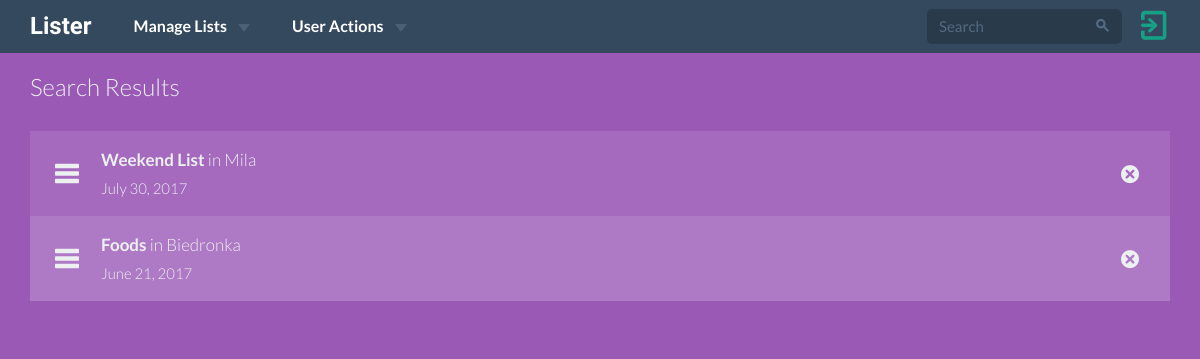
Page /lists/search/ (signed in) on the committed database.
### lists/models.py (models this page shows, shortened)
class ShoppingList(models.Model):
    name = models.CharField(max_length=15)
    user = models.ForeignKey(User, on_delete=models.CASCADE)
    shop = models.CharField(max_length=15)
    date = models.DateField()
    timestamp = models.DateTimeField(auto_now_add=True, auto_now=False)
    archived = models.BooleanField(default=False)
    class Meta:
        ordering = ['-date']

### lists/views.py (the view)
class ShoppingListsSearchView(LoginRequiredMixin, ListView):
    login_url = '/'
    redirect_field_name = 'redirect_to'
    template_name = 'lists/shopping_lists_search.html'
    context_object_name = 'shopping_lists'
    def get_queryset(self):
        q = self.request.GET.get('q')
        shopping_lists = ShoppingList.objects.filter(user=self.request.user) \
            .filter(archived=False)
        if q:
            shopping_lists = shopping_lists.filter(
                Q(name__icontains=q) |
                Q(shop__icontains=q)
                ).distinct()
        return shopping_lists

### lists/templates/lists/shopping_lists_search.html (shortened to what this page needs)
{% extends 'base.html' %} {% block head_title %}Search results{% endblock %} {% block content %} {% load staticfiles %}
<div class="lists-wrapper search-wrapper">
    <div class="container">
        <div class="row">
            <div class="col-sm-12">
                <h6>Search Results</h6>
            </div>
            <div class="col-md-12">
                <ul class="lists-list">
                    {% for list in shopping_lists %}
                    <li>
                        <a href="{% url 'lists:shopping_list_detail_view' pk=list.pk %}">
                        <div class="todo-icon fui-list"></div>
                        <div class="todo-content">
                            <h4 class="todo-name">
                                <strong>{{ list.name }}</strong> in {{ list.shop }}
                            </h4>
                            <small>{{ list.date }}</small>
                        </div>
                        </a>
                        <form method="POST" action="{% url 'lists:archive_shopping_list_view' pk=list.pk %}">
                            <div class="todo-right pull-right">
                                <button><span class="fui-cross-circle"></span></button>
                            </div>
                        </form>
                    </li>
                    {% endfor %}
                </ul>
            </div>
        </div>
    </div>
</div>
{% endblock %}

### static/css/custom.css (style rules this page uses)
html, body { height: 100%; width: 100%; padding: 0; margin: 0; }
.lists-wrapper { color: #ECF0F1; display: block; min-height: 100%; background: #2980B9; }
.search-wrapper { background: #9B59B6; }
.lists-wrapper h6 { margin-top: 75px; font-weight: 300; margin-bottom: 30px; }
.lists-wrapper a { color: #ECF0F1; }
.lists-list { padding: 0; margin-bottom: 30px; }
.lists-list > li { padding: 15px 25px; height: auto; min-height: 85px; list-style-type: none; }
.lists-list > li:nth-child(odd) { background: rgba(255,255,255,0.1); }
.lists-list > li:nth-child(even) { background: rgba(255,255,255,0.2); }
.todo-icon { padding: 7px 22px 0 0; }
.todo-name { font-weight: 300; color: inherit; }
.todo-right { vertical-align:middle; line-height: 55px }
.todo-right > button { background: transparent; border: none; transition: 0.2s ease-in-out; }
.lists-wrapper .todo-content { float: left; font-weight: 300; padding-top: 4px; }

### rows in the picture
ShoppingList: name "Weekend List", shop "Mila", date "July 30, 2017"
ShoppingList: name "Foods", shop "Biedronka", date "June 21, 2017"
